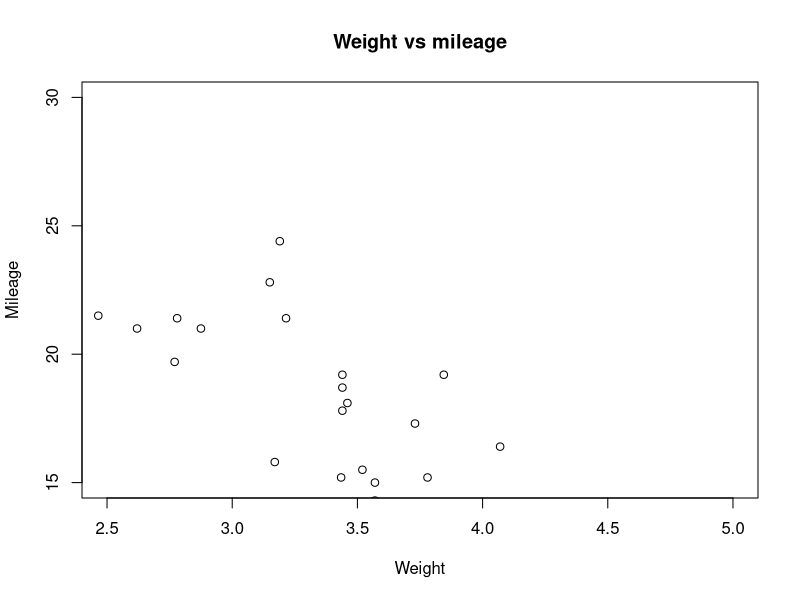

Write the R code that produced this figure.
#Give the input value.
input <-mtcars[,c('wt','mpg')]

#Give the file chart a name.
png(file="scatterplot.png")

#Plot the chart for cars with weight between 2.5 to 5 and mileage between 15 and 30.
plot(x=input$wt,y=input$mpg,
     xlab="Weight",
     ylab="Mileage",
     xlim=c(2.5,5),
     ylim=c(15,30),
     main="Weight vs mileage")

#Save the file.
dev.off()
